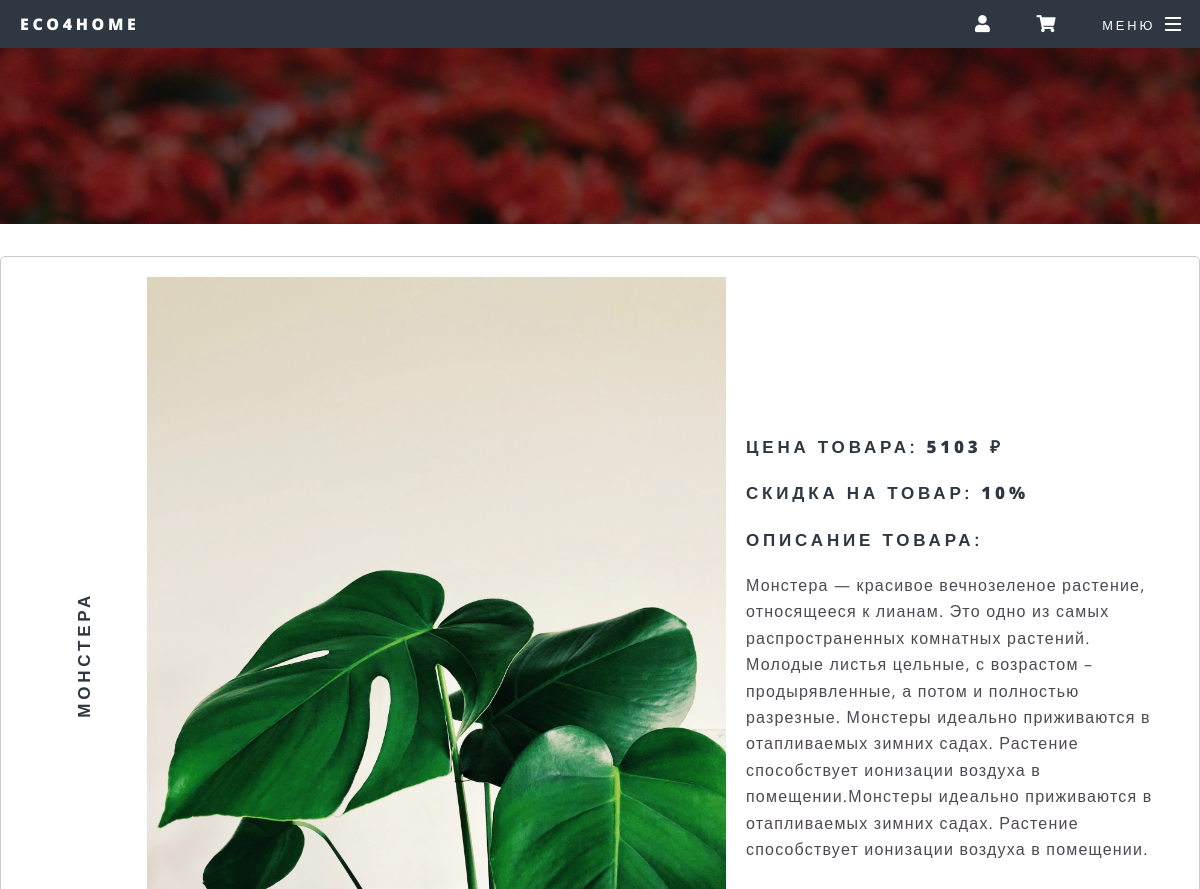
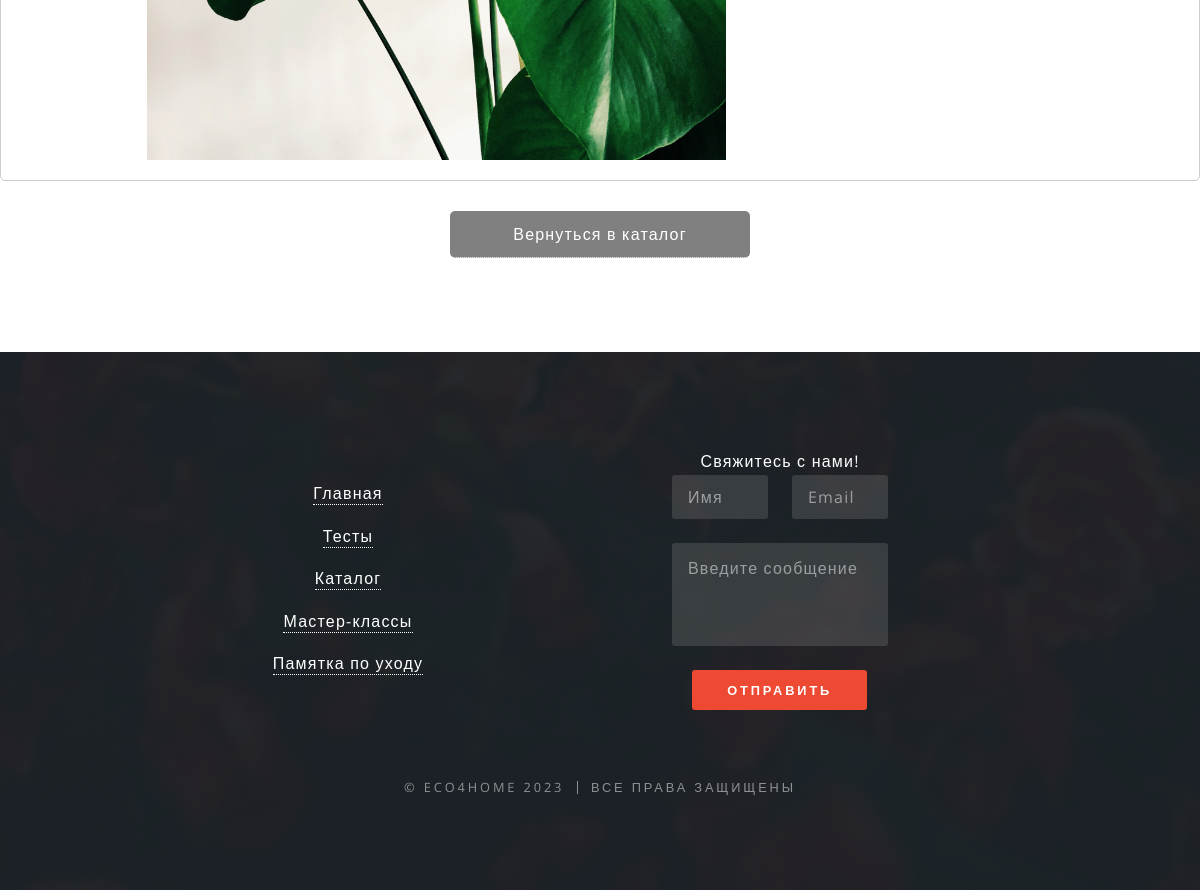
Screenshot of /catalog/product/1 with the database file from the repository (2 pictures, top to bottom).
### main_home/models.py (models this page shows, shortened)
class Plant(models.Model):
    tips = {
        ('Декоративно-лиственные растения', 'Декоративно-лиственные растения'),
        ('Красиво-цветущие растения', 'Красиво-цветущие растения'),
        ('Кактусы и суккуленты', 'Кактусы и суккуленты'),
    }
    name_plant = models.CharField(max_length=200, verbose_name='Название')
    type_plant = models.CharField(choices=tips, max_length=50, verbose_name='Вид растения')
    price_plant = models.IntegerField(verbose_name='Цена',
                                      validators=[
                                          MinValueValidator(1),
                                      ]
                                      )
    img_plant = models.ImageField(blank=True, upload_to='media', verbose_name='Картинка товара')
    text_plant = models.TextField(verbose_name='Описание товара')
    sale_plant = models.IntegerField(blank=True,
                                     verbose_name='Процент скидки',
                                     default=0,
                                     validators=[
                                         MaxValueValidator(100),
                                         MinValueValidator(0),
                                     ]
                                     )
    def get_sale(self):
        new_price = int(self.price_plant * (100 - self.sale_plant) / 100)
        return new_price

### products/views.py (the view)
# urls.py: path('product/<int:plant_id>', views.view_product, name='product'),
def view_product(request, plant_id):
    plant = Plant.objects.get(pk=plant_id)
    context = {
        'item': plant
    }
    session_key = request.session.session_key
    if not session_key:
        request.session['session_key'] = 123
        request.session.cycle_key()
        print(request.session.session_key)
    return render(request, 'products/product.html', context=context)

### products/templates/products/product.html
{% extends 'main_site/layout.html' %}
{% block section_one %}
<article id="main">
    <header></header>
    <section class="wrapper style5" style="padding: 2em 0 4em 0">
        <div class="product-details">
            <h2 class="center__format rotate-text" style="font-size: 17px;">{{ item.name_plant }}</h2>
            <img src="{{ item.img_plant.url }}" alt="">
            <div class="product-info">
                {% if item.sale_plant != 0 %}
                    <h3 style="font-size: 17px;"><strong>Цена товара:</strong> {{ item.get_sale }} ₽</h3>
                    <h3 style="font-size: 17px;"><strong>Скидка на товар: </strong>{{ item.sale_plant }}%</h3>
                {% else %}
                    <h3 style="font-size: 17px;"><strong>Цена товара:</strong> {{ item.price_plant }} ₽</h3>
                {% endif %}
                <h3 style="font-size: 17px;"><strong>Описание товара:</strong></h3>
                <p>{{ item.text_plant }}</p>
            </div>
        </div>
        <a href="{% url 'catalog' %}" class="back-button">Вернуться в каталог</a>
    </section>
</article>
{% endblock %}

### rows the page displays
Plant: name_plant "МОНСТЕРА", img_plant (picture), get_sale "5103", sale_plant "10", text_plant "Монстера — красивое вечнозеленое растение, относящееся к лианам. Это одно из самых распространенных комнатных растений. Молодые листья цельные, с возрастом – продырявленные, а потом и полностью разрезные. Монстеры идеально приживаются в отапливаемых зимних садах. Растение способствует ионизации воздуха в помещении.Монстеры идеально приживаются в отапливаемых зимних садах. Растение способствует ионизации воздуха в помещении."
